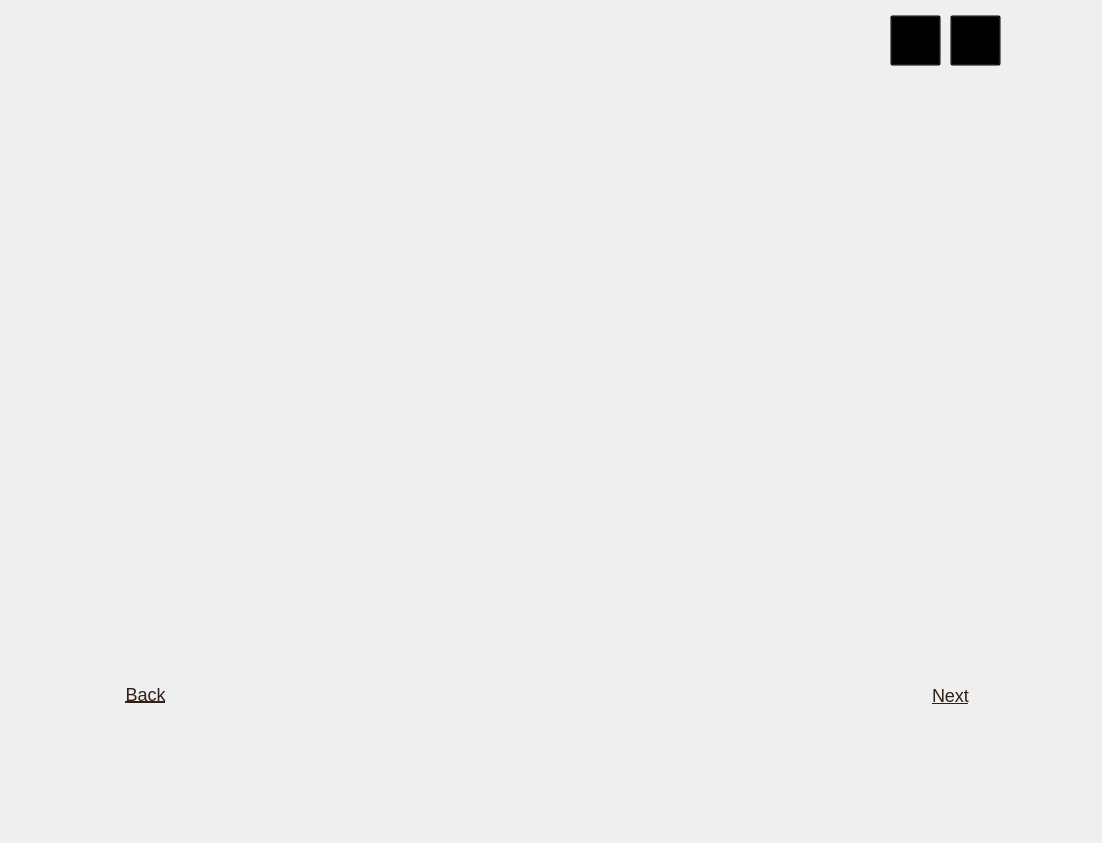
<?xml version="1.0" encoding="UTF-8"?>
<ui version="4.0">
 <class>MainWindow</class>
 <widget class="QMainWindow" name="MainWindow">
  <property name="geometry">
   <rect>
    <x>0</x>
    <y>0</y>
    <width>1102</width>
    <height>843</height>
   </rect>
  </property>
  <property name="windowTitle">
   <string>MainWindow</string>
  </property>
  <widget class="QWidget" name="centralwidget">
   <widget class="QLabel" name="bg">
    <property name="enabled">
     <bool>true</bool>
    </property>
    <property name="geometry">
     <rect>
      <x>0</x>
      <y>-5</y>
      <width>1101</width>
      <height>851</height>
     </rect>
    </property>
    <property name="text">
     <string/>
    </property>
    <property name="pixmap">
     <pixmap>../reso/bg.png</pixmap>
    </property>
    <property name="scaledContents">
     <bool>true</bool>
    </property>
   </widget>
   <widget class="QLabel" name="frontphoto">
    <property name="geometry">
     <rect>
      <x>220</x>
      <y>480</y>
      <width>451</width>
      <height>331</height>
     </rect>
    </property>
    <property name="text">
     <string/>
    </property>
    <property name="pixmap">
     <pixmap>../reso/frontphoto.png</pixmap>
    </property>
    <property name="scaledContents">
     <bool>true</bool>
    </property>
   </widget>
   <widget class="QLabel" name="frontlogo">
    <property name="geometry">
     <rect>
      <x>560</x>
      <y>280</y>
      <width>431</width>
      <height>191</height>
     </rect>
    </property>
    <property name="text">
     <string/>
    </property>
    <property name="pixmap">
     <pixmap>../reso/frontlogo2.png</pixmap>
    </property>
    <property name="scaledContents">
     <bool>true</bool>
    </property>
   </widget>
   <widget class="QPushButton" name="exitbutton">
    <property name="geometry">
     <rect>
      <x>950</x>
      <y>15</y>
      <width>51</width>
      <height>51</height>
     </rect>
    </property>
    <property name="styleSheet">
     <string notr="true">QPushButton {
    background-color: transparent;
}</string>
    </property>
    <property name="text">
     <string/>
    </property>
   </widget>
   <widget class="QPushButton" name="nextbutton">
    <property name="geometry">
     <rect>
      <x>930</x>
      <y>680</y>
      <width>41</width>
      <height>31</height>
     </rect>
    </property>
    <property name="styleSheet">
     <string notr="true">QPushButton {
    background-color: transparent;
    border: none;
    color: #2f2018;    
    font-size: 18px;
    font-family: &quot;Times New Roman&quot;;
    text-decoration: underline;
}

QPushButton:hover {
    color: red;         
}

QPushButton:pressed {
    color: #6d0705;       
}</string>
    </property>
    <property name="text">
     <string>Next</string>
    </property>
   </widget>
   <widget class="QPushButton" name="volumebutton">
    <property name="geometry">
     <rect>
      <x>890</x>
      <y>15</y>
      <width>51</width>
      <height>51</height>
     </rect>
    </property>
    <property name="styleSheet">
     <string notr="true">QPushButton {
    background-color: transparent;
}</string>
    </property>
    <property name="text">
     <string/>
    </property>
   </widget>
   <widget class="QPushButton" name="backbutton">
    <property name="geometry">
     <rect>
      <x>120</x>
      <y>680</y>
      <width>51</width>
      <height>28</height>
     </rect>
    </property>
    <property name="styleSheet">
     <string notr="true">QPushButton {
    background-color: transparent;
    border: none;
    color: #2f2018;       /* Default font color */
    font-size: 18px;
    font-family: &quot;Times New Roman&quot;;
    text-decoration: underline;
}

QPushButton:hover {
    color: red;           /* Red color on hover */
}

QPushButton:pressed {
    color: #800000;       /* Darker red when pressed */
}</string>
    </property>
    <property name="text">
     <string>Back</string>
    </property>
   </widget>
  </widget>
 </widget>
 <resources/>
 <connections/>
</ui>
